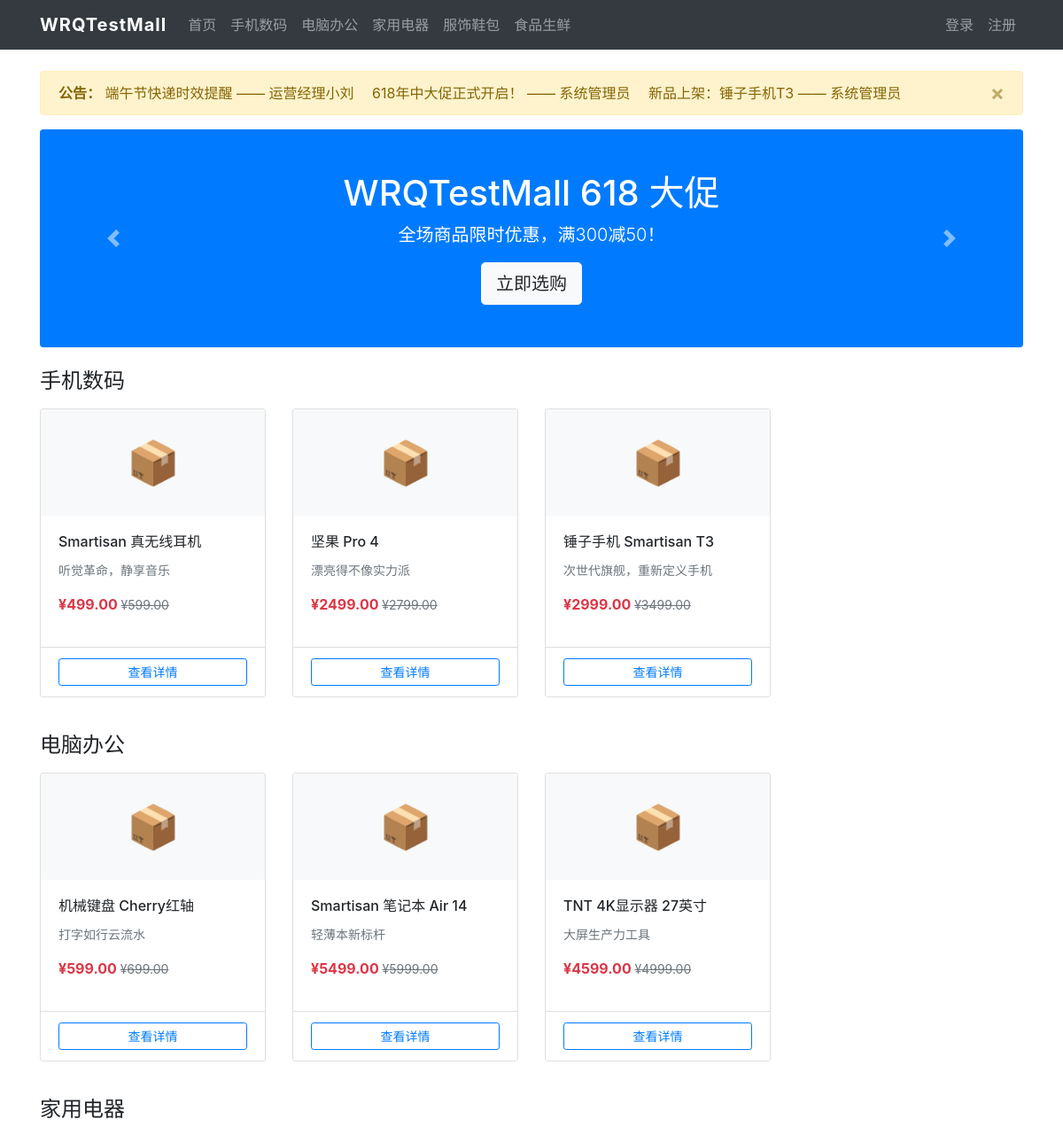
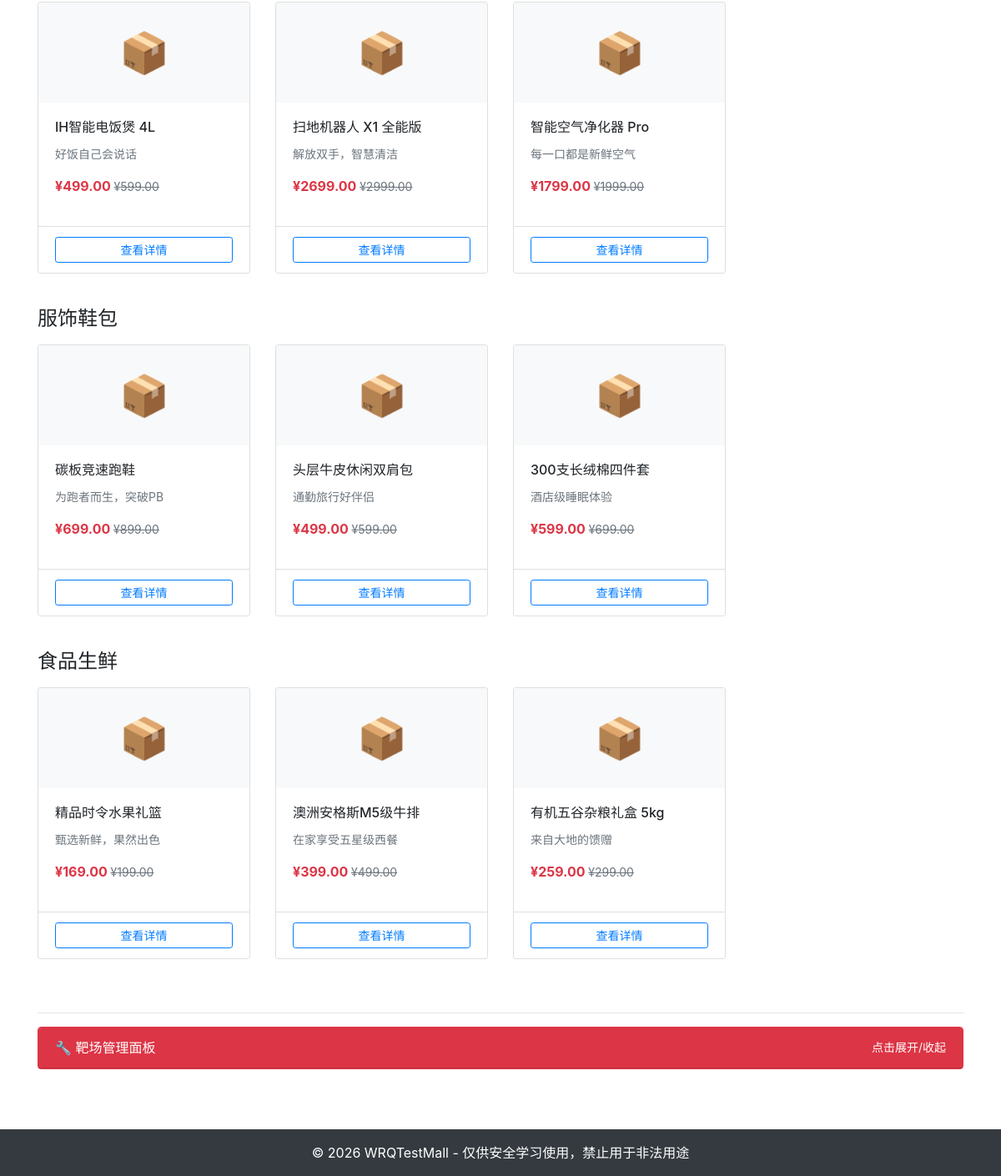
The page / on the database its author committed (2 pictures, top to bottom).
### tables this page shows
CREATE TABLE `category` (
  `id`        INT(11)      NOT NULL AUTO_INCREMENT,
  `name`      VARCHAR(50)  NOT NULL COMMENT '分类名称',
  `image_src` VARCHAR(255) DEFAULT NULL,
  PRIMARY KEY (`id`)
);

CREATE TABLE `announcement` (
  `id`          INT(11)      NOT NULL AUTO_INCREMENT,
  `title`       VARCHAR(200) NOT NULL,
  `content`     TEXT,
  `admin_id`    INT(11)      DEFAULT NULL,
  `create_time` DATETIME     DEFAULT CURRENT_TIMESTAMP,
  `is_visible`  TINYINT(4)   DEFAULT 1,
  PRIMARY KEY (`id`)
);

CREATE TABLE `product` (
  `id`          INT(11)       NOT NULL AUTO_INCREMENT,
  `name`        VARCHAR(100)  NOT NULL COMMENT '商品名称',
  `title`       VARCHAR(200)  DEFAULT NULL COMMENT '副标题',
  `price`       DECIMAL(10,2) NOT NULL COMMENT '原价',
  `sale_price`  DECIMAL(10,2) NOT NULL COMMENT '售价',
  `category_id` INT(11)       DEFAULT NULL,
  `is_enabled`  TINYINT(4)    DEFAULT 0 COMMENT '0上架 1下架',
  `stock`       INT(11)       DEFAULT 999,
  `description` TEXT          COMMENT '商品描述',
  `create_time` DATETIME      DEFAULT CURRENT_TIMESTAMP,
  PRIMARY KEY (`id`),
  KEY `idx_product_category` (`category_id`)
);

### includes/functions.php (called while the page is built, shortened)
<?php
function h($str) {
    return htmlspecialchars($str ?? '', ENT_QUOTES, 'UTF-8');
}
function get_categories() {
    $pdo = get_pdo();
    $stmt = $pdo->query("SELECT * FROM category ORDER BY id ASC");
    return $stmt->fetchAll();
}
function format_price($price) {
    return number_format((float)$price, 2, '.', '');
}
function base_url() {
    return SITE_URL;
}

### includes/auth.php (called while the page is built, shortened)
<?php
function is_user_logged_in() {
    return isset($_SESSION['user_id']);
}

### pages/home.php (the view, shortened to what this page needs)
<?php
try {
    $pdo = get_pdo();
    $pdo->query("SELECT 1 FROM product LIMIT 1");
} catch (Exception $e) {
    $db_ok = false;
}
    ?>
    <?php
$announcements = $pdo->query("SELECT a.*, ad.nickname as admin_nickname FROM announcement a LEFT JOIN admin ad ON a.admin_id = ad.id WHERE a.is_visible = 1 ORDER BY a.create_time DESC LIMIT 5")->fetchAll();
$categories = get_categories();
$featured = [];
foreach ($categories as $cat) {
    $stmt = $pdo->prepare("SELECT * FROM product WHERE category_id = ? AND is_enabled = 0 ORDER BY id DESC LIMIT 4");
    $stmt->execute([$cat['id']]);
    $featured[$cat['id']] = $stmt->fetchAll();
}
include __DIR__ . '/../includes/header.php';
?>
<?php if ($announcements): ?>
<div class="alert alert-warning alert-dismissible fade show" role="alert">
    <strong>公告：</strong>
    <?php foreach ($announcements as $ann): ?>
        <span class="mr-3"><?= $ann['title'] ?> —— <?= $ann['admin_nickname'] ?></span>
    <?php endforeach; ?>
    <button type="button" class="close" data-dismiss="alert">&times;</button>
</div>
<?php endif; ?>
<div id="heroCarousel" class="carousel slide mb-4" data-ride="carousel">
    <div class="carousel-inner">
        <div class="carousel-item active">
            <div class="bg-primary text-white text-center py-5 rounded">
                <h1>WRQTestMall 618 大促</h1>
                <p class="lead">全场商品限时优惠，满300减50！</p>
                <a href="<?= base_url() ?>/index.php?action=products" class="btn btn-light btn-lg">立即选购</a>
            </div>
        </div>
    </div>
    <a class="carousel-control-prev" href="#heroCarousel" data-slide="prev"><span class="carousel-control-prev-icon"></span></a>
    <a class="carousel-control-next" href="#heroCarousel" data-slide="next"><span class="carousel-control-next-icon"></span></a>
</div>
<?php foreach ($categories as $cat): ?>
<?php if (!empty($featured[$cat['id']])): ?>
<h4 class="mt-4 mb-3"><?= h($cat['name']) ?></h4>
<div class="row">
    <?php foreach ($featured[$cat['id']] as $prod): ?>
    <div class="col-md-3 mb-3">
        <div class="card h-100 product-card">
            <div class="card-img-top bg-light text-center py-4">
                <span class="text-muted" style="font-size:3rem;">📦</span>
            </div>
            <div class="card-body">
                <h6 class="card-title"><?= h($prod['name']) ?></h6>
                <p class="text-muted small"><?= h($prod['title']) ?></p>
                <p class="text-danger font-weight-bold">¥<?= format_price($prod['sale_price']) ?>
                    <small class="text-muted"><del>¥<?= format_price($prod['price']) ?></del></small>
                </p>
            </div>
            <div class="card-footer bg-white">
                <a href="<?= base_url() ?>/index.php?action=product&id=<?= $prod['id'] ?>" class="btn btn-sm btn-outline-primary btn-block">查看详情</a>
            </div>
        </div>
    </div>
    <?php endforeach; ?>
</div>
<?php endif; ?>
<?php endforeach; ?>
<hr class="mt-5">
<div class="card border-danger mt-3 mb-4">
    <div class="card-header bg-danger text-white d-flex justify-content-between align-items-center" id="labPanelToggle" style="cursor:pointer;">
        <span>🔧 靶场管理面板</span>
        <small>点击展开/收起</small>
    </div>
</div>
<?php include __DIR__ . '/../includes/footer.php'; ?>

### index.php (shortened to what this page needs)
<?php
require_once __DIR__ . '/includes/functions.php';
require_once __DIR__ . '/includes/auth.php';
$action = $_GET['action'] ?? 'home';
switch ($action) {
    case 'home':
        include __DIR__ . '/pages/home.php';
        break;
}

### includes/header.php (shortened to what this page needs)
<!DOCTYPE html>
<html lang="zh-CN">
<head>
    <link rel="stylesheet" href="https://cdn.jsdelivr.net/npm/bootstrap@4.6.2/dist/css/bootstrap.min.css">
    <link rel="stylesheet" href="<?= base_url() ?>/assets/css/style.css">
</head>
<body>
<nav class="navbar navbar-expand-lg navbar-dark bg-dark">
    <div class="container">
        <a class="navbar-brand" href="<?= base_url() ?>/index.php">WRQTestMall</a>
        <div class="collapse navbar-collapse" id="navbarNav">
            <ul class="navbar-nav mr-auto">
                <li class="nav-item"><a class="nav-link" href="<?= base_url() ?>/index.php">首页</a></li>
                <?php $cats = get_categories(); foreach ($cats as $cat): ?>
                <li class="nav-item">
                    <a class="nav-link" href="<?= base_url() ?>/index.php?action=products&cid=<?= $cat['id'] ?>"><?= h($cat['name']) ?></a>
                </li>
                <?php endforeach; ?>
            </ul>
            <ul class="navbar-nav">
                <?php if (is_user_logged_in()): ?>
                <li class="nav-item"><a class="nav-link" href="<?= base_url() ?>/index.php?action=cart">🛒 购物车</a></li>
                <li class="nav-item"><a class="nav-link" href="<?= base_url() ?>/index.php?action=orders">我的订单</a></li>
                <li class="nav-item"><a class="nav-link" href="<?= base_url() ?>/index.php?action=user_center">个人中心</a></li>
                <li class="nav-item"><a class="nav-link" href="<?= base_url() ?>/index.php?action=logout">退出</a></li>
                <?php else: ?>
                <li class="nav-item"><a class="nav-link" href="<?= base_url() ?>/index.php?action=login">登录</a></li>
                <li class="nav-item"><a class="nav-link" href="<?= base_url() ?>/index.php?action=register">注册</a></li>
                <?php endif; ?>
            </ul>
        </div>
    </div>
</nav>
<div class="container mt-4">

### includes/footer.php (shortened to what this page needs)
</div>
<footer class="bg-dark text-white text-center py-3 mt-5">
    <p class="mb-0">&copy; 2026 WRQTestMall - 仅供安全学习使用，禁止用于非法用途</p>
</footer>
</body>
</html>

### assets/css/style.css (style rules this page uses)
body { min-height: 100vh; display: flex; flex-direction: column; }
.container.mt-4 { flex: 1; }
.product-card { transition: transform 0.2s, box-shadow 0.2s; }
.navbar-brand { font-weight: bold; letter-spacing: 1px; }
footer { margin-top: auto !important; }
.carousel-item > div { min-height: 220px; display: flex; flex-direction: column; align-items: center; justify-content: center; }

### rows shown on the page
category: name "手机数码"
category: name "电脑办公"
category: name "家用电器"
category: name "服饰鞋包"
category: name "食品生鲜"
announcement: title "端午节快递时效提醒", admin.nickname "运营经理小刘"
announcement: title "618年中大促正式开启！", admin.nickname "系统管理员"
announcement: title "新品上架：锤子手机T3", admin.nickname "系统管理员"
product: name "Smartisan 真无线耳机", title "听觉革命，静享音乐", sale_price "499.00", price "599.00"
product: name "坚果 Pro 4", title "漂亮得不像实力派", sale_price "2499.00", price "2799.00"
product: name "锤子手机 Smartisan T3", title "次世代旗舰，重新定义手机", sale_price "2999.00", price "3499.00"
product: name "机械键盘 Cherry红轴", title "打字如行云流水", sale_price "599.00", price "699.00"
product: name "Smartisan 笔记本 Air 14", title "轻薄本新标杆", sale_price "5499.00", price "5999.00"
product: name "TNT 4K显示器 27英寸", title "大屏生产力工具", sale_price "4599.00", price "4999.00"
product: name "IH智能电饭煲 4L", title "好饭自己会说话", sale_price "499.00", price "599.00"
product: name "扫地机器人 X1 全能版", title "解放双手，智慧清洁", sale_price "2699.00", price "2999.00"
product: name "智能空气净化器 Pro", title "每一口都是新鲜空气", sale_price "1799.00", price "1999.00"
product: name "碳板竞速跑鞋", title "为跑者而生，突破PB", sale_price "699.00", price "899.00"
product: name "头层牛皮休闲双肩包", title "通勤旅行好伴侣", sale_price "499.00", price "599.00"
product: name "300支长绒棉四件套", title "酒店级睡眠体验", sale_price "599.00", price "699.00"
product: name "精品时令水果礼篮", title "甄选新鲜，果然出色", sale_price "169.00", price "199.00"
product: name "澳洲安格斯M5级牛排", title "在家享受五星级西餐", sale_price "399.00", price "499.00"
product: name "有机五谷杂粮礼盒 5kg", title "来自大地的馈赠", sale_price "259.00", price "299.00"
